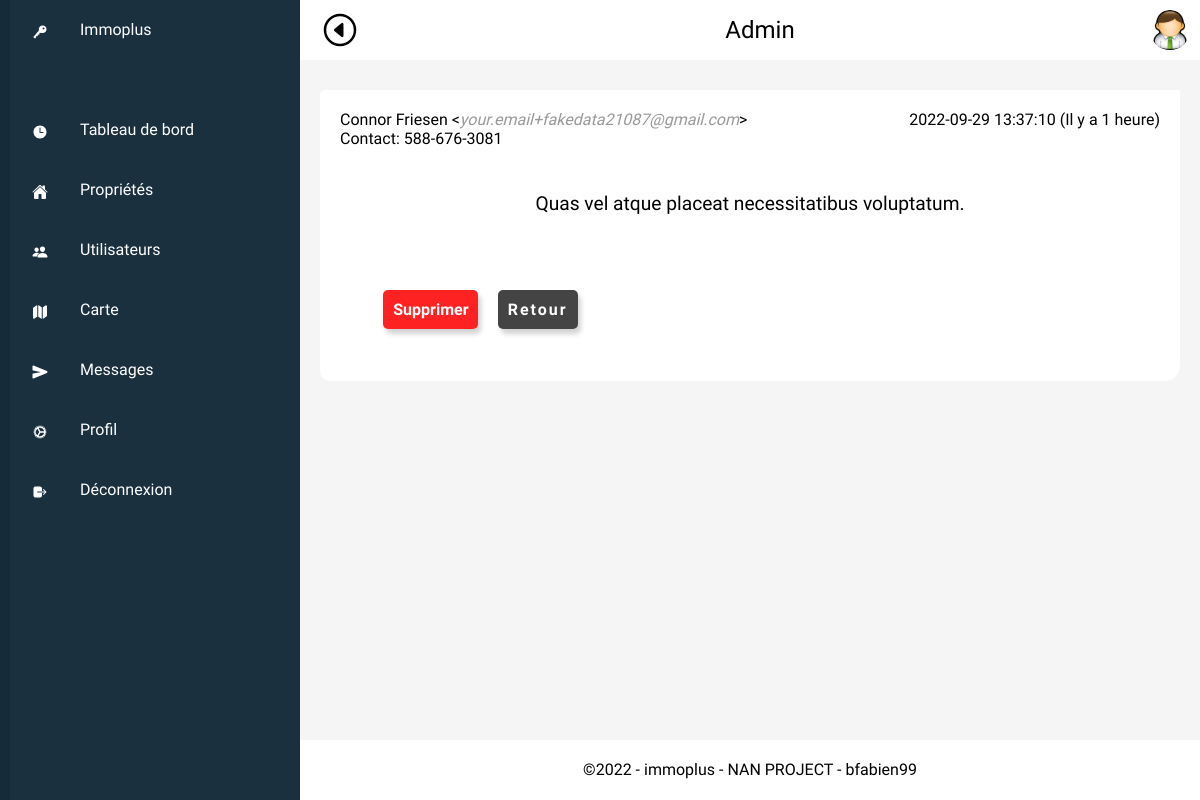
The app's page /admin/_message.php?message_id=15 (signed in) with its own data.
### tables this page shows
CREATE TABLE `messages` (
  `id` int(11) NOT NULL,
  `fullname` varchar(255) NOT NULL,
  `contact` varchar(30) NOT NULL,
  `email` varchar(255) DEFAULT NULL,
  `message` text NOT NULL,
  `etat` tinyint(1) DEFAULT 0,
  `date` datetime DEFAULT current_timestamp()
);

### class/Users.php (called while the page is built, shortened)
<?php
class Users
{
    private static $DBConnection;
    public static function connectDB()
    {
        if (self::$DBConnection === null) {
            self::$DBConnection = new PDO('mysql:host=localhost;dbname=immoplus;charset=utf8', 'root', '');
            self::$DBConnection->setAttribute(PDO::ATTR_ERRMODE, PDO::ERRMODE_EXCEPTION);
            self::$DBConnection->setAttribute(PDO::ATTR_EMULATE_PREPARES, false);
        }
        return self::$DBConnection;
    }
    public function getMessage($message_id)
    {
        try {
            $connectDB = self::connectDB();
            $sql = 'select * from messages where id = :id';
            $query = $connectDB->prepare($sql);
            $query->bindValue(':id', $message_id, PDO::PARAM_INT);
            $query->execute();
            $rowCount = $query->rowCount();
            $datas = $query->fetch(PDO::FETCH_ASSOC);
            return $datas;
        } catch (PDOException $ex) {
            return $ex->getMessage();
        }
    }
}

### _includes/functions.php (called while the page is built, shortened)
<?php
function datediff($date)
{
    $date1 = new DateTime($date);
    $date2 = new DateTime();
    $diff = date_diff($date2, $date1);
    if ($diff->h > 0) {
        if ($diff->h == 1) {
            $date = "Il y a 1 heure";
            return $date;
            exit();
        } else {
            $date = "Il y a $diff->h heures";
            return $date;
            exit();
        }
    }
    return $date;
}

### admin/_message.php (the view, shortened to what this page needs)
<?php include('includes/header.php'); ?>
<?php
$users = new Users();
$message = false;
$error = false;
if (isset($_GET['message_id']) && !empty($_GET['message_id'])) {
    $message_id = $_GET['message_id'];
    if (!is_numeric($message_id)) {
        $error = "<p class='error'>L'id doit être un entier</p>";
    } else {
        $message = $users->getMessage($message_id);
    }
} else {
    $messages = $users->getAll_messages();
    if (!$messages) {
        $error = "<h4>Aucun message pour l'instant</h4>";
    }
}
?>
<div class="container">
    <?php if ($error) : ?>
        <?php echo $error; ?>
        <a href="<?php echo "/immoplus/admin" ?>" class="back">Retour</a>
    <?php else : ?>
        <?php if ($message) : ?>
            <section id="singleMessage">
                <div class="messageContentBx">
                    <div class="top">
                        <div class="topleft">
                            <p><?php echo $message['fullname']; ?><?php echo " <<i class='email'>{$message['email']}</i>>"; ?></p>
                            <p>Contact: <?php echo $message['contact']; ?></p>
                        </div>
                        <div class="topright">
                            <p><?php echo $message['date'] . " (" . datediff($message['date']) . ")"; ?></p>
                        </div>
                    </div>
                    <div class="message">
                        <p><?php echo $message['message']; ?></p>
                    </div>
                    <div class="actions">
                        <i onclick="del(<?php echo $message['id']; ?>)" class="del">Supprimer</i>
                        <a href="<?php echo "/immoplus/admin/messages" ?>" class="back">Retour</a>
                    </div>
                </div>
            </section>
        <?php endif; ?>
    <?php endif; ?>
</div>
<?php include('includes/footer.php'); ?>

### admin/includes/header.php (style rules this page uses)
* { margin: 0; padding: 0; box-sizing: border-box; font-weight: 100; font-family: 'Rajdhani', 'Poppins'; }
:root { --blue: #287bff; --green: #162c3bf9; --white: #fff; --grey: #f5f5f5; --black1: #222; --black2: #999; }
body { min-height: 100vh; overflow-x: hidden; }
.container { position: relative; width: 100%; }
main .container { display: flex; flex-direction: column; gap: 20px; }
.edit, .del, .publish, .cancel { padding: 10px; text-align: center; max-width: 200px; text-decoration: none; color: var(--white); border-radius: 5px; background-color: var(--blue); }
.del { background-color: #f22; }
.back { background-color: #444; margin: 2em 1.2em; padding: 5px; border-radius: 5px; text-align: center; height: fit-content; width: fit-content; color: #fff; letter-spacing: 2px; text-align: justify; font-weight: bold; box-shadow: 5px 5px 5px rgba(0, 0, 0, 0.3); }
#singleMessage { display: flex; align-items: center; width: 100%; max-width: 1200px; margin: auto; }
.messageContentBx { display: flex; flex-direction: column; gap: 1em; width: 100%; padding: 20px; background-color: var(--white); border-radius: 5px 2px 15px 10px; }
.messageContentBx .top { display: flex; justify-content: space-between; }
.messageContentBx .top .email { color: var(--black2); }
.messageContentBx .message { align-self: center; text-align: justify; padding: 20px; margin: 0.4em; font-style: normal; font-size: 1.2rem; }
.actions { display: flex; width: 300px; justify-content: center; align-items: center; }
.actions * { padding: 10px; text-decoration: none; cursor: pointer; font-style: normal; font-weight: bold; box-shadow: 3px 5px 5px lightgrey; }

### records on screen
messages: fullname "Connor Friesen", email "your.email+fakedata21087@gmail.com", contact "588-676-3081", date "2022-09-29 13:37:10", date "Il y a 1 heure", message "Quas vel atque placeat necessitatibus voluptatum."
